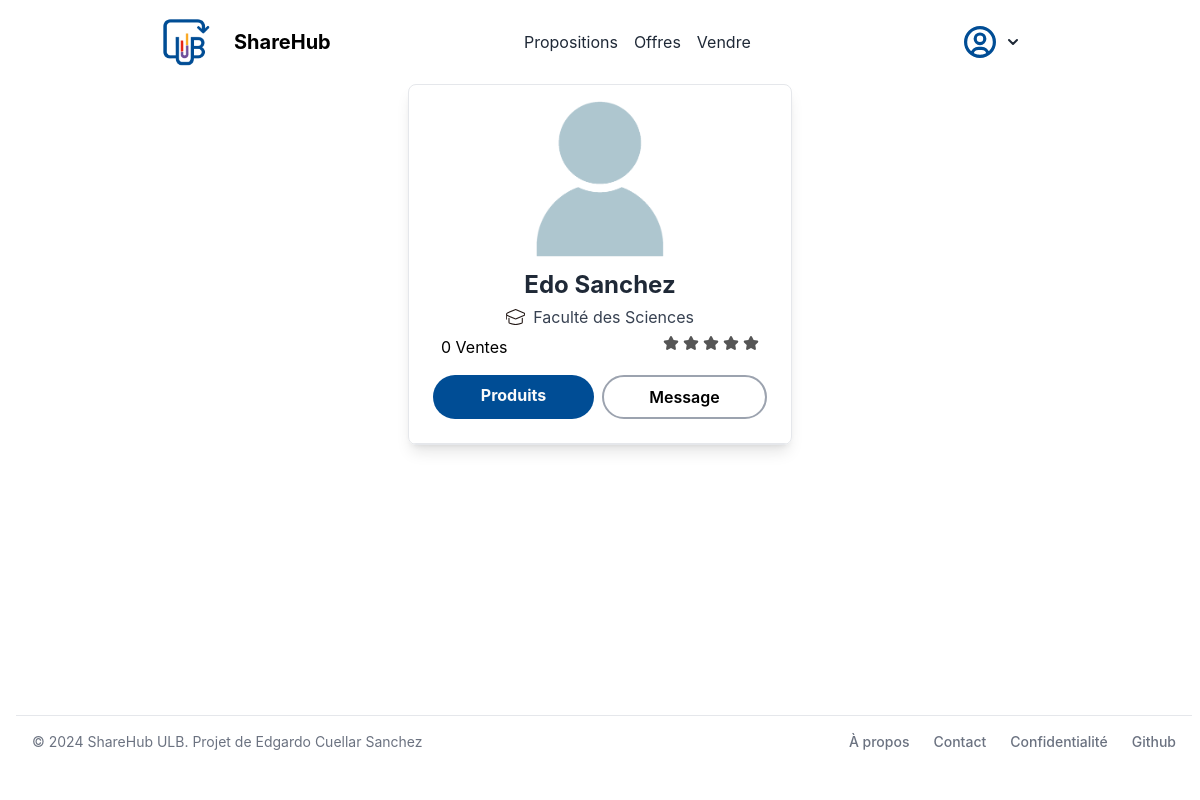
The page /profile/2 (signed in) on the database its author committed.
### store/models/customer.py (models this page shows, shortened)
class Customer(models.Model):
    first_name = models.CharField(max_length=50, default="")
    last_name = models.CharField (max_length=50, default="")
    description = models.CharField(max_length=288, default="")
    faculty = models.CharField(max_length=50, default="")
    email=models.EmailField(default="", unique=True)
    password = models.CharField(max_length=100, default="")
    register_date = models.DateField(default=None, null=True, blank=True)
    is_banned = models.BooleanField(default=False)
    @staticmethod
    def user_exists(id):
        if Customer.objects.filter(id=id):
            return True
        return False
    @staticmethod
    def get_customer_by_id(id):
        try:
            return Customer.objects.get(id= id)
        except:
            return False

### store/views/customer/profile.py (the view)
# urls.py: path('profile/<int:user_id>', Profile.as_view(), name='profile'),
class Profile(View):
    html_template = "customer/profile.html"
    def get(self , request, user_id=None):
        same_user = True
        if user_id is not None and Customer.user_exists(user_id):
            user = Customer.get_customer_by_id(user_id)
            my_user = request.session.get('customer')
            my_user = Customer.get_customer_by_id(my_user)
            if user.id != my_user.id:
                same_user = False
        else:
            user = request.session.get('customer')
            user = Customer.get_customer_by_id(user)
        user.faculty = Category.get_category_by_id(user.faculty).name
        rating = Rating.get_rating(user.id)
        return render(request , self.html_template , {'user' : user, "rating": rating} )

### store/models/category.py (called while the page is built)
    @staticmethod
    def get_category_by_id(id):
        try:
            category = Category.objects.get(id=id)
            return category
        except ObjectDoesNotExist:
            return Category.objects.all()[0]

### store/models/rating.py (called while the page is built)
    @staticmethod
    def get_count_user_sells(user_id):
        return Rating.objects.filter(user_rated_id=user_id).count()

    @staticmethod
    def get_user_rating(user_id):
        if Rating.get_count_user_sells(user_id) == 0:
            return 0
        else:
            return Rating.objects.filter(user_rated_id=user_id).aggregate(models.Avg('rating'))['rating__avg']

    @staticmethod
    def get_rating(user_id):
        sell_count = Rating.get_count_user_sells(user_id)
        user_rating = Rating.get_user_rating(user_id)
        rating = {
            'sell_count': sell_count,
            'user_rating': user_rating
        }
        return rating

### store/templatetags/custom_filter.py (called while the page is built)
@register.filter(name='user_img')
def get_user_img(id):
    return f"/media/img/user_{id % 11}.png"

### store/templates/customer/profile.html
{% extends 'base.html' %}
{% block content %}
<div class="w-full mx-auto">
{% include "utils/profile.html" %}
</div>
{% endblock %}

### store/templates/utils/profile.html (shortened to what this page needs)
{% load custom_filter %}
        <div class="max-w-sm mx-auto border border-gray-200 dark:bg-gray-900 rounded-lg overflow-hidden shadow-lg">
            <div class="border-b px-4 pb-6">
                <div class="text-center my-4">
                    <div class="mx-auto h-40 w-32 text-center">
                        <img class="dark:border-gray-800 mx-auto"
                        src="{{user.id|user_img}}" alt="">
                    </div>
                    <div class="mt-2">
                        <h3 class="font-bold text-2xl text-gray-800 dark:text-white mb-1">
                            {{user.first_name}} {{user.last_name}}
                        </h3>
                        <div class="inline-flex text-gray-700 dark:text-gray-300 items-center">
                            <p class="ml-2">{{user.faculty}}</p>
                        </div>
                    </div>
                    <div class="w-full px-4 mb-2 mt-1 flex flex-row justify-between">
                        <span class="color-gray-700" >
                            {{rating.sell_count}} Ventes
                        </span>
                        <div class="ratings flex flex-row space-x-1">
                        </div>
                    </div>
                </div>
                <div class="mt-4 flex gap-2 px-2">
                    {% if not same_user %}
                    <a
                        href="/user_products/{{user.id}}"
                        class="flex-1 text-center rounded-full btn-ulb antialiased font-bold px-4 py-2">
                        Produits
                    </a>
                    <a
                        href="/message/{{user.id}}"
                        class="flex-1 text-center rounded-full border-2 border-gray-400 dark:border-gray-700 font-semibold text-black dark:text-white px-4 py-2">
                        Message
                    </a>
                    {% endif %}
                </div>
            </div>
        </div>
    </div>

### store/templates/base.html (style rules this page uses)
.btn-ulb { background-color: #004D95; color: #fafafa; }

### rows shown on the page
Customer: first_name "Edo", last_name "Sanchez", faculty "Faculté des Sciences"

### other values the page prints
{{ rating.sell_count }} "0"
